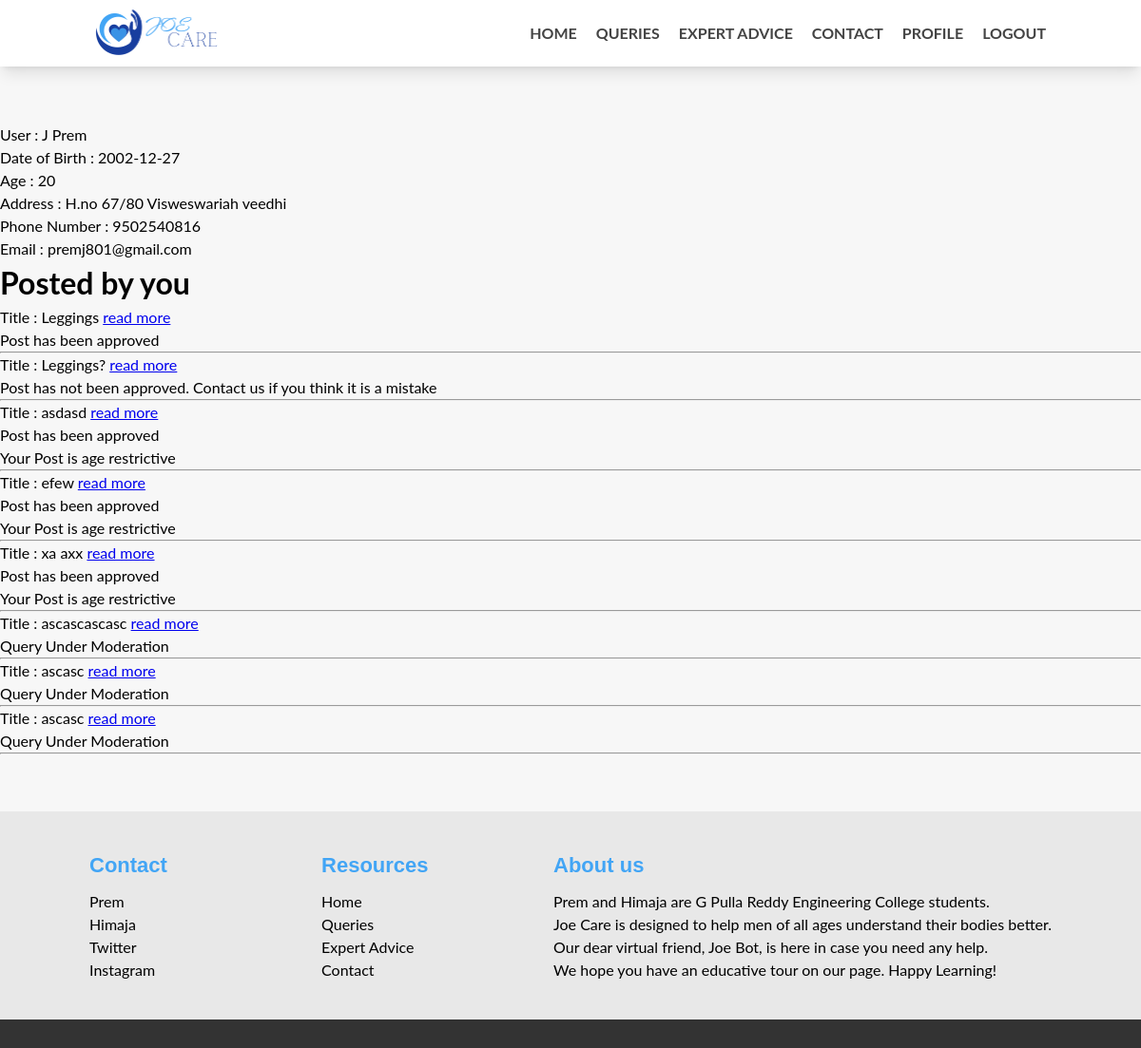
Screenshot of /profile (signed in) with the database file from the repository.
### tables this page shows
CREATE TABLE "ApprovePosts" (
	"id"	INTEGER NOT NULL UNIQUE,
	"userid"	INTEGER,
	"title"	TEXT NOT NULL,
	"desc"	TEXT NOT NULL,
	"anonymous"	TEXT NOT NULL,
	"name"	TEXT NOT NULL,
	"email"	TEXT NOT NULL,
	"age"	TEXT NOT NULL,
	"mod"	TEXT NOT NULL,
	"app"	TEXT NOT NULL,
	"ageres"	TEXT NOT NULL,
	PRIMARY KEY("id" AUTOINCREMENT)
);

### app.py (the view)
@app.route("/profile")
@login_required
def profile():
    posts = get_posts_profile(curr_user.id)
    posted = False
    if len(posts) > 0:
        posted = True
    return render_template("profile.html", name = curr_user.name, dob = curr_user.dob, age = curr_user.age,
       add = curr_user.add, phno = curr_user.phno, email = curr_user.email, logged = curr_user.get_user(),
       posts = posts, posted = posted)

### app.py (called while the page is built)
def get_posts_profile(userid):
    con = sqlite3.connect("joecare.db")
    c = con.cursor()
    try:
        sql_select_query = "select * from approvePosts where userid = ?;"
        c.execute(sql_select_query, (userid,))
        record = c.fetchall()
    finally:
        con.commit()
        c.close()
        con.close()
    return record

@login_manager.user_loader
def load_user(userid):
    return LoginUser(userid)

@app.before_request
def before_request():
    session.permanent = True
    app.permanent_session_lifetime = timedelta(minutes=20)
    session.modified = True
    g.user = current_user

    def get_user(self):
        return self.login

### templates/profile.html (shortened to what this page needs)
<!doctype html>
<html>
<head>
	<link rel="stylesheet" href="{{url_for('static', filename = 'stylesheets/nav.css') }}" media="screen">
	<link rel="stylesheet" href="{{url_for('static', filename = 'stylesheets/footer.css') }}" media="screen">
	<link rel="stylesheet" href="{{url_for('static', filename = 'stylesheets/form.css') }}" media="screen">
</head>
<body>
	<header>
			<div class="wrapper">
				<div class="logo">
					<a href="/"><img src="{{url_for('static', filename = 'images/logo.png') }}" alt="Joe Care"></a>
				</div>
				<div class="navbar">
					<nav>
						<ul>
							<li><a href="/">Home</a></li>
							<li><a href="/query">Queries</a></li>
							<li><a href="/expert">Expert Advice</a></li>
							<li><a href="#foot">Contact</a></li>
							{% if logged == True %}
							<li><a href = "/profile">Profile</a></li>
							<li><a href = "/logout">Logout</a></li>
							{% else %}
							<li><a href = "/login">Login</a></li>
							{% endif %}
						</ul>
					</nav>
				</div>
			</div>
		</header>
		<div class="container">
		</div>
	<p>User : {{name}}</p>
	<p>Date of Birth : {{dob}}</p>
	<p>Age : {{age}}</p>
	<p>Address : {{add}}</p>
	<p>Phone Number : {{phno}}</p>
	<p>Email : {{email}}</p>
	<h1>Posted by you</h1>
	{% if posted %}
	{% for record in posts %}
		<p>Title : {{record[2]}} <a href="{{url_for('querypost', postid=record[0])}}">read more</a></p>
		{% if record[8] == "True" %}
			<p>Query Under Moderation</p>
		{% else %}
			{% if record[9] == "True" %}
				<p>Post has been approved</p>
				{% if record[10] == "True" %}
					<p>Your Post is age restrictive</p>
				{% endif %}
			{% else %}
				<p>Post has not been approved. Contact us if you think it is a mistake</p>
			{% endif %}
		{% endif %}
		<hr>
	{% endfor %}
	{% else %}
	<p>No Posts by You</p>
	{% endif %}
	<div class="container"></div>
<footer id="foot">
  <section class="ft-main">
    <div class="ft-main-item">
        <h2 class="ft-title" style="color: #42a5f5;">Contact</h2>
        <ul>
          <li><a href="https://www.linkedin.com/in/prem-jain801/" style="color: black">Prem</a></li>
          <li><a href="https://www.linkedin.com/in/k-naga-himaja/" style="color: black">Himaja</a></li>
          <li><a href="https://twitter.com/KNagaHimaja" style="color: black">Twitter</a></li>
          <li><a href="https://www.instagram.com/prem_jain_801/" style="color: black">Instagram</a></li>
        </ul>
      </div>
      <div class="ft-main-item">
        <h2 class="ft-title" style="color: #42a5f5;">Resources</h2>
        <ul>
          <li><a href="/" style="color: black">Home</a></li>
          <li><a href="/query" style="color: black">Queries</a></li>
          <li><a href="/expert" style="color: black">Expert Advice</a></li>
          <li><a href="#foot" style="color: black">Contact</a></li>
        </ul>
      </div>
    <div class="ft-main-item">
      <h2 class="ft-title" style="color: #42a5f5;">About us</h2>
      <ul style="color: black">
        <p style="text-align: justify;">Prem and Himaja are G Pulla Reddy Engineering College students.</p>
        <p style="text-align: justify;">Joe Care is designed to help men of all ages understand their bodies better.</p>
        <p style="text-align: justify;">Our dear virtual friend, Joe Bot, is here in case you need any help. </p>
        <p style="text-align: justify;">	We hope you have an educative tour on our page. Happy Learning!</p>
      </ul>
    </div>
  </section>
  <section class="ft-legal">
  </section>
</footer>
</body>
</html>

### static/stylesheets/nav.css (style rules this page uses)
*, *::before, *::after { box-sizing: border-box; line-height: 1.5em; }
html { font-size: 16px; scroll-behavior: smooth; -webkit-text-size-adjust: 100%; }
body { margin: 0; font-family: "Open Sans", sans-serif; background-color: #f7f7f7; }
header { background-color: #ffffff; box-shadow: 0 10px 15px -3px rgba(0, 0, 0, 0.1), 0 4px 6px -4px rgba(0, 0, 0, 0.1); padding: 10px 20px; }
header .wrapper { max-width: 1000px; margin: 0 auto; display: flex; flex-wrap: wrap; align-items: center; justify-content: space-between; }
header .logo img { height: 50px; display: block; }
.navbar { position: fixed; top: 0; left: 100%; margin: 0; width: 100%; height: 100%; background-color: white; padding: 20px; transition: left 0.3s; }
.navbar ul { all: unset; list-style-type: none; display: flex; flex-direction: column; align-items: center; gap: 25px; }
.navbar ul a { all: unset; color: #444444; text-transform: uppercase; cursor: pointer; font-weight: bold; font-size: 28px; }
.container { max-width: 900px; margin: 0 auto; padding: 30px; }
@media (min-width: 550px) { .navbar { all: unset; display: block; } }
@media (min-width: 550px) { .navbar ul { flex-direction: row; gap: 20px; } }
@media (min-width: 550px) { .navbar ul a { font-size: inherit; } }

### static/stylesheets/footer.css (style rules this page uses)
* { box-sizing: border-box; font-family: "Lato", sans-serif; margin: 0; padding: 0; }
ul { list-style: none; padding-left: 0; }
footer { background-color: #E8E8E8; color: #bbb; line-height: 1.5; }
footer a { text-decoration: none; color: #eee; }
.ft-title { color: #fff; font-family: "Arial"; font-size: 1.375rem; padding-bottom: 0.625rem; }
body { display: flex; min-height: 100vh; flex-direction: column; }
.container { flex: 1; }
.ft-main { padding: 1.25rem 1.875rem; display: flex; flex-wrap: wrap; }
@media only screen and (min-width: 29.8125rem ) { .ft-main { justify-content: space-evenly; } }
.ft-main-item { padding: 1.25rem; min-width: 12.5rem; }
.ft-legal { padding: 0.9375rem 1.875rem; background-color: #333; }

### static/stylesheets/form.css (style rules this page uses)
* { box-sizing: border-box; }

### rows the page displays
ApprovePosts: title "Leggings", mod "Post has been approved"
ApprovePosts: title "Leggings?", shows "Post has not been approved. Contact us if you think it is a mistake"
ApprovePosts: title "asdasd", mod "Post has been approved"
ApprovePosts: title "efew", mod "Post has been approved"
ApprovePosts: title "xa axx", mod "Post has been approved"
ApprovePosts: title "ascascascasc", mod "Query Under Moderation"
ApprovePosts: title "ascasc", mod "Query Under Moderation"
ApprovePosts: title "ascasc", mod "Query Under Moderation"

### other values shown
{{ name }} "J Prem"
{{ dob }} "2002-12-27"
{{ age }} "20"
{{ add }} "H.no 67/80 Visweswariah veedhi"
{{ phno }} "9502540816"
{{ email }} "premj801@gmail.com"
